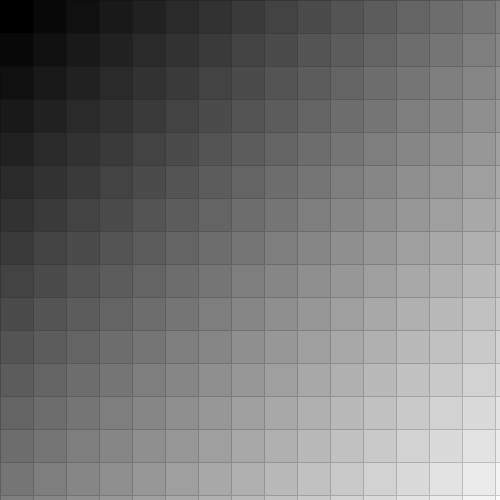
Frame 1 (no input)
Frame 60 (the mouse pressed at the canvas centre just before this capture): identical to frame 1, image omitted
Frame 120 (the mouse held since frame 60 and released just before this capture): identical to frame 1, image omitted

The Processing sketch that drew this single still picture (run headless with seeded random() and noise(); from frame 60 on, the mouse is pressed at the canvas centre):

// Processing sketch: Es9
// ── Es9.pde
void setup()
{
  size(500,500);
  colorMode(GRAY,width+height);
  strokeWeight(0.2);
}

int n=3;
int s=width/n;
void draw()
{
  for(int x=0; x<=height;x+=s)
  {
    for(int y=0; y<=width;y+=s)
    {
      fill(x+y);
      rect(x,y,s,s);
    }
  }
}
